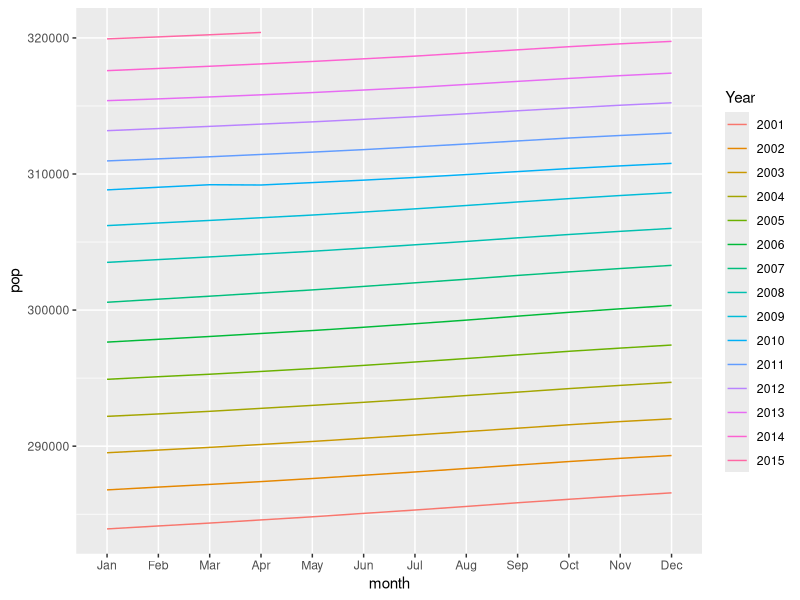
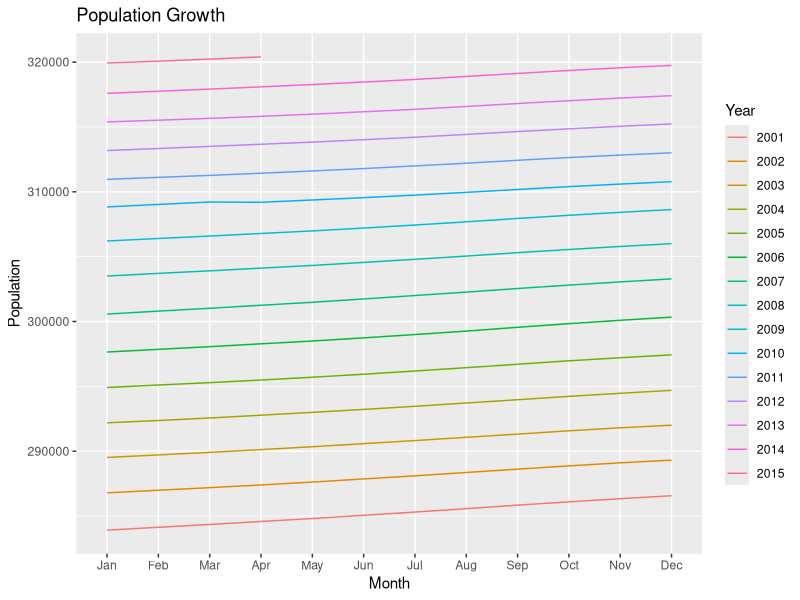

These figures' R source, in order:
require(ggplot2)
head(economics)
require(lubridate)
economics$year<-year(economics$date)
economics$month<-month(economics$date)
#2 new columns month and year are added
head(economics)
econ2001<-economics[which(economics$year>=2001),]
nrow(economics)
nrow(econ2001)
head(econ2001)
econ2001$month<-month(econ2001$date,label = TRUE)
head(econ2001)
require(scales)
g<-ggplot(econ2001,aes(x=month,y=pop))
g<-g+geom_line(aes(color=factor(year),group=year))
g<-g+scale_colour_discrete(name="Year")
g
g<-g+labs(title = "Population Growth",x="Month",y="Population")
g
